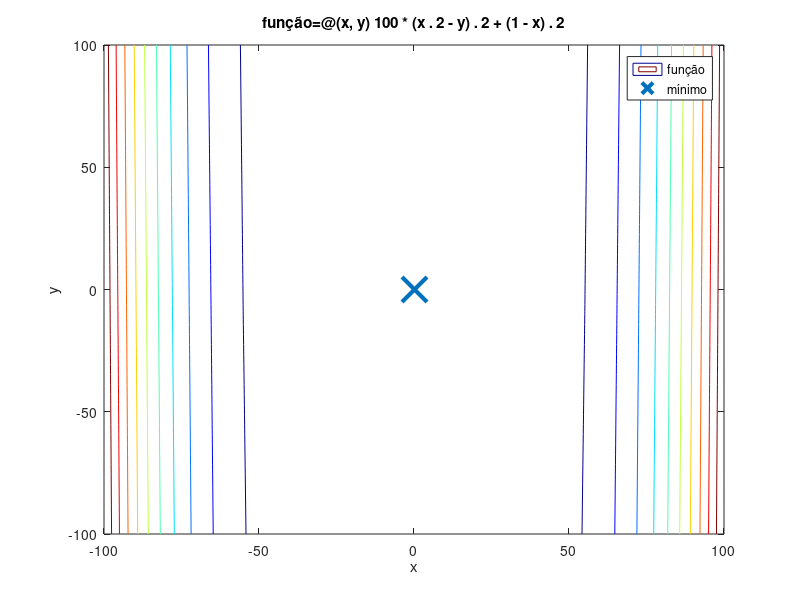
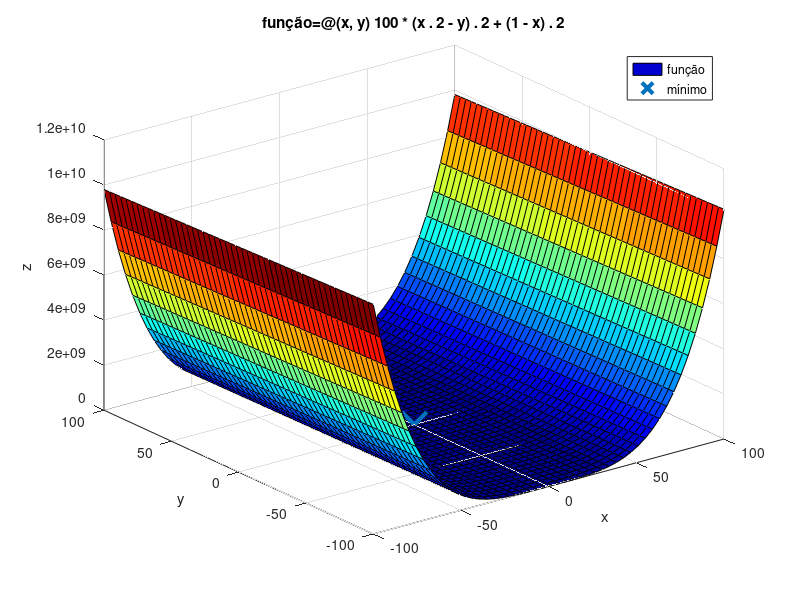

MATLAB code for these plots, in order: (Note: this script raises an error after producing the figures.)
%gradient method - gold section search
%minimize the following
%z1 = @(x,y) x.^2+y.^2
%z2 = @(x,y) 1000*x.^2+y.^2
%z3 = @(x,y) 100000*x.^2+y.^2
%z4 = @(x,y) 100*x.^2+y.^2
%z5 = @(x,y) 100000*x.^2+y.^2
%z6 = @(x,y) 100*(x.^2-y).^2+(1-x).^2
%z7 = @(x,y) x.^3 + y.^3
%z8 = @(x,y) 1/3*(x + 1).^3 + y
%z9 = @(x,y) sin(x + y) + (x - y).^2 - 1.5 .* x + 2.5 .* y + 1
clear
clc
close all

phi = (1 + sqrt(5))/2; %golden ratio

z = @(x,y) 100*(x.^2 - y).^2+(1-x).^2; %function

grad_z = @(x,y) [x.*2000 y.*2]; %function gradient
r1 = [10200 63]; %inicital points
norma = abs(grad_z(r1(1),r1(2)));
r3 = r1 - r1.*phi.* grad_z(r1(1),r1(2)).*[1/norma(1), 1/norma(2)]; 
tol = norm(r1 - r3);

iter = 0;

while tol > 0.0001
    r2 = (r3 + phi.*r1)./(phi+1);
    
    fr1 = z(r1(1),r1(2));
    fr2 = z(r2(1),r2(2));
    fr3 = z(r3(1),r3(2));
    
    while tol > 0.0001
        if fr2 < fr1 && fr2 < fr3
            r4 = (r2 .* (phi + 1) - r1)./phi;
            fr4 = z(r4(1),r4(2));
            if fr4 > fr2
                r3 = r4;
                r2 = (r3 + phi.*r1)./(phi+1);
            else
                r1 = r2;
                r2 = (r3 + phi.*r1)./(phi+1);
            end
        elseif fr2 < fr3 && fr2 > fr1
            r3 = r2;
            r2 = (r3 + phi.*r1)./(phi+1);
        elseif fr2 > fr3 && fr2 > fr1
            r3 = r2;
            r2 = (r3 + phi.*r1)./(phi+1);
        elseif fr2 > fr3 && fr2 < fr1
            r1 = r2;
            r2 = (r3 + phi.*r1)./(phi+1);
        end
        tol = norm(r1 - r3);
        fr1 = z(r1(1),r1(2));
        fr2 = z(r2(1),r2(2));
        fr3 = z(r3(1),r3(2));
    end
    r3 = r1 - r1.*phi.* grad_z(r1(1),r1(2)).*[1/norma(1), 1/norma(2)]; 
    tol = norm(r1 - r3);
    iter = iter + 1;
end

x = linspace(-100,100,50);
y = x;
[X,Y] = meshgrid(x,y);
figure (1)
contour(X,Y,z(X,Y));
colormap jet 
xlabel('x')
ylabel('y')
zlabel('z')
hold on
plot(r4(1), r4(2), 'x', 'LineWidth', 3, 'MarkerSize', 18)
title(['função=' func2str(z)])
legend('função','mínimo')
hold off
figure (2)
surf(X,Y,z(X,Y));
colormap jet 
xlabel('x')
ylabel('y')
zlabel('z')
hold on
plot(r4(1), r4(2), 'x', 'LineWidth', 3, 'MarkerSize', 18)
title(['função=' func2str(z)])
legend('função','mínimo')
disp(['c1 = ' num2str(c(1))])
disp(['c2 = ' num2str(c(2))])
disp(['min = ' num2str(r4)])
disp(['iter = ' num2str(iter)])
